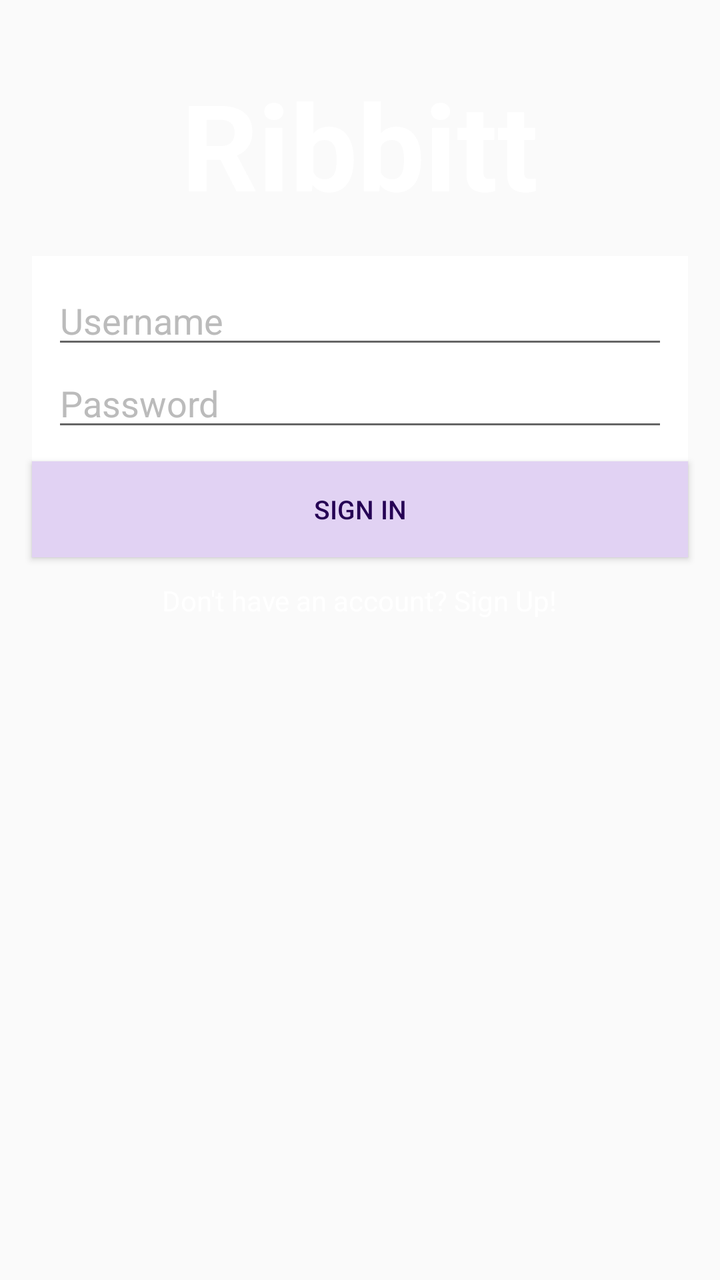
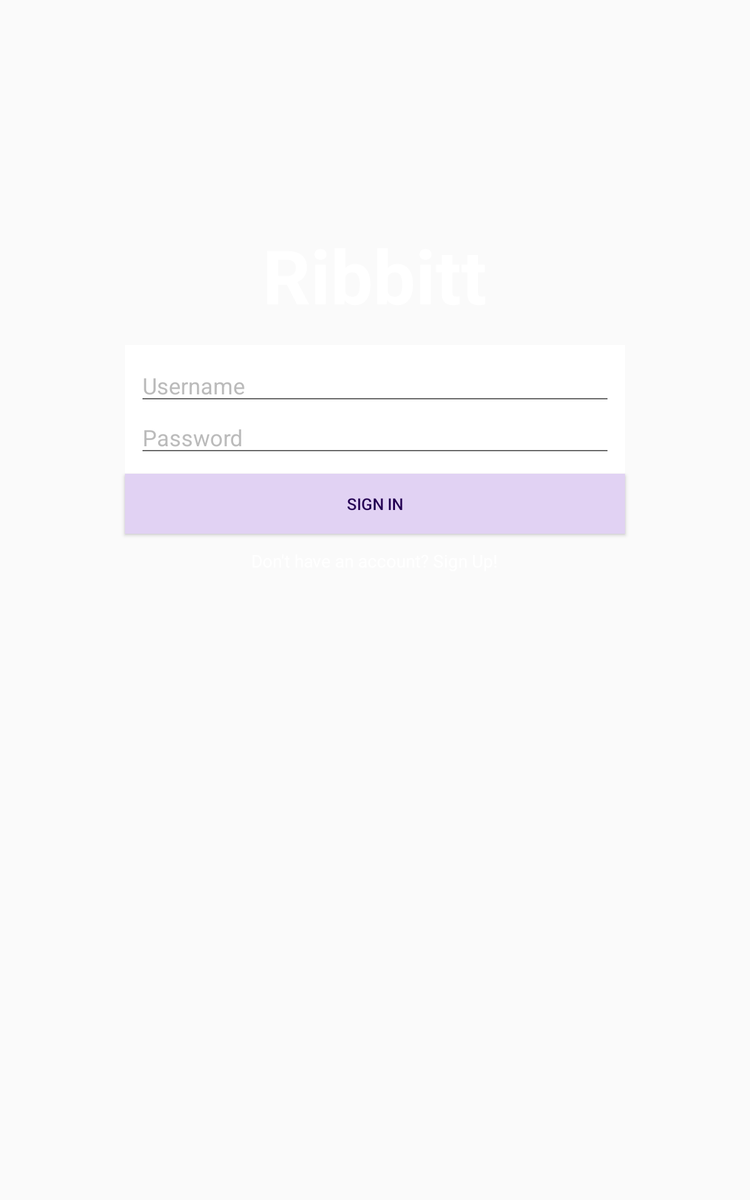

An Android layout and its configuration variant, each rendered on a device that would load it. The default file and the variant file are quoted in full after the pictures.
<!-- AndroidManifest.xml: application theme AppTheme -->
<!-- res/layout/content_login.xml -->
<?xml version="1.0" encoding="utf-8"?>
<RelativeLayout xmlns:android="http://schemas.android.com/apk/res/android"
    xmlns:app="http://schemas.android.com/apk/res-auto"
    xmlns:tools="http://schemas.android.com/tools"
    android:layout_width="match_parent"
    android:layout_height="match_parent"
    app:layout_behavior="@string/appbar_scrolling_view_behavior"
    tools:context=".ui.LoginActivity"
    tools:showIn="@layout/activity_login"
    android:id="@+id/relativeLayoutLogin"
    style="@style/AuthBackground">

    <ImageView
        android:id="@+id/backgroundImage"
        style="@style/AuthBackgroundImage" />

    <TextView
        android:id="@+id/title"
        style="@style/AuthTitle" />

    <LinearLayout
        android:id="@+id/editTextLayout"
        style="@style/AuthFieldContainer">

        <EditText
            android:id="@+id/usernamefield"
            android:hint="@string/usernamehint"
            style="@style/AuthEditText" >
            <requestFocus/>
        </EditText>

        <EditText
            android:inputType="textPassword"
            android:id="@+id/passwordfield"
            style="@style/AuthEditText"
            android:hint="@string/passwordhint" />
    </LinearLayout>

    <Button
        android:text="@string/login_button"
        android:id="@+id/loginButton"
        android:layout_alignParentLeft="true"
        android:layout_below="@+id/editTextLayout"
        style="@style/AuthButton" />

    <TextView
        android:layout_width="wrap_content"
        android:layout_height="wrap_content"
        android:text="@string/sign_up_text"
        android:id="@+id/signUpText"
        android:layout_centerHorizontal="true"
        android:layout_below="@+id/loginButton"
        android:layout_marginTop="12dp"
        android:textColor="@android:color/white"/>



</RelativeLayout>
<!-- resources referenced by this layout -->
<resources>
  <!-- from res/values-v21/ -->
  <string name="login_button">SIGN IN</string>
  <!-- from res/values-v21/ -->
  <string name="passwordhint">Password</string>
  <!-- from res/values-v21/ -->
  <string name="sign_up_text">Don\'t have an account? Sign Up!</string>
  <!-- from res/values-v21/ -->
  <string name="usernamehint">Username</string>
  <style name="AuthBackground">
      <item name="android:background">@drawable/background_fill</item>
    </style>
  <style name="AuthBackgroundImage">
          <item name="android:layout_width">match_parent</item>
          <item name="android:layout_height">match_parent</item>
          <item name="android:layout_alignParentLeft">true</item>
          <item name="android:layout_alignParentTop">true</item>
          <item name="android:scaleType">fitStart</item>
          <item name="android:background">@drawable/background</item>
      </style>
  <style name="AuthButton">
          <item name="android:layout_width">match_parent</item>
          <item name="android:layout_height">wrap_content</item>
          <item name="android:layout_marginLeft">@dimen/activity_horizontal_margin</item>
          <item name="android:layout_marginRight">@dimen/activity_horizontal_margin</item>
          <item name="android:textSize">13sp</item>
          <item name="android:textColor">@color/text_color</item>
          <item name="android:background">@drawable/button_custom</item>
      </style>
  <style name="AuthEditText">
          <item name="android:layout_width">match_parent</item>
          <item name="android:layout_height">wrap_content</item>
          <item name="android:textColorHint">@color/light_gray</item>
          <item name="android:textSize">18sp</item>
      </style>
  <style name="AppTheme" parent="Theme.AppCompat.Light">
  
      <item name="android:editTextStyle">@style/EditTextAppTheme</item>
      <item name="android:listViewStyle">@style/LightPurpleBackground</item>
      <item name="android:gridViewStyle">@style/LightPurpleBackground.GridView</item>
    </style>
  <dimen name="activity_horizontal_margin">16dp</dimen>
  <color name="text_color">#250054</color>
  <!-- drawable button_custom (drawable) -->
  <?xml version="1.0" encoding="utf-8"?>
  <selector xmlns:android="http://schemas.android.com/apk/res/android">
      <item android:drawable="@color/pressed_purple_button"
          android:state_pressed="true" />
      <item android:drawable="@color/focussed_purple_button"
          android:state_focused="true" />
      <item android:drawable="@color/light_purple_button" />
  </selector>
  <color name="light_gray">#bbbbbb</color>
  <dimen name="activity_vertical_margin">16dp</dimen>
  <dimen name="login_horizontal_padding">10dp</dimen>
  <dimen name="login_vertical_padding">10dp</dimen>
  <string name="app_name">Ribbitt</string>
  <style name="EditTextAppTheme" parent="android:Widget.EditText">
          <item name="android:background">@drawable/apptheme_edit_text_holo_light</item>
          <item name="android:textColor">#000000</item>
      </style>
  <style name="LightPurpleBackground">
      <item name="android:background">@color/light_purple_background</item>
      <item name="android:divider">@null</item>
    </style>
  <style name="LightPurpleBackground.GridView">
      <item name="android:padding">@dimen/user_name_spacing</item>
      <item name="android:divider">@null</item>
    </style>
  <color name="pressed_purple_button">#ba9dda</color>
  <color name="focussed_purple_button">#d6c3ed</color>
  <color name="light_purple_button">#e1d2f3</color>
  <color name="light_purple_background">#e9e4ed</color>
  <dimen name="user_name_spacing">8dp</dimen>
</resources>
<!-- res/layout-large/content_login.xml (the repository's variant of the layout above) -->
<!-- drawn on a 7-inch tablet held upright -->
<?xml version="1.0" encoding="utf-8"?>
<RelativeLayout xmlns:android="http://schemas.android.com/apk/res/android"
    xmlns:app="http://schemas.android.com/apk/res-auto"
    xmlns:tools="http://schemas.android.com/tools"
    android:layout_width="match_parent"
    android:layout_height="match_parent"
    app:layout_behavior="@string/appbar_scrolling_view_behavior"
    tools:context=".ui.LoginActivity"
    tools:showIn="@layout/activity_login"
    android:id="@+id/relativeLayoutLogin"
    style="@style/AuthBackground">

    <ImageView
        android:id="@+id/backgroundImage"
        style="@style/AuthBackgroundImage" />

    <TextView
        android:id="@+id/title"
        style="@style/AuthTitle"
        android:layout_marginTop="180dp"/>

    <LinearLayout
        android:id="@+id/editTextLayout"
        style="@style/AuthFieldContainer"
        android:layout_centerHorizontal="true"
        android:layout_width="400dp">

        <EditText
            android:id="@+id/usernamefield"
            android:hint="@string/usernamehint"
            style="@style/AuthEditText" >
            <requestFocus/>
        </EditText>

        <EditText
            android:inputType="textPassword"
            android:id="@+id/passwordfield"
            style="@style/AuthEditText"
            android:hint="@string/passwordhint" />
    </LinearLayout>

    <Button
        android:text="@string/login_button"
        android:id="@+id/loginButton"
        android:layout_below="@+id/editTextLayout"
        style="@style/AuthButton"
        android:layout_centerHorizontal="true"
        android:layout_width="400dp"/>

    <TextView
        android:layout_width="wrap_content"
        android:layout_height="wrap_content"
        android:text="@string/sign_up_text"
        android:id="@+id/signUpText"
        android:layout_centerHorizontal="true"
        android:layout_below="@+id/loginButton"
        android:layout_marginTop="12dp"
        android:textColor="@android:color/white"/>



</RelativeLayout>
